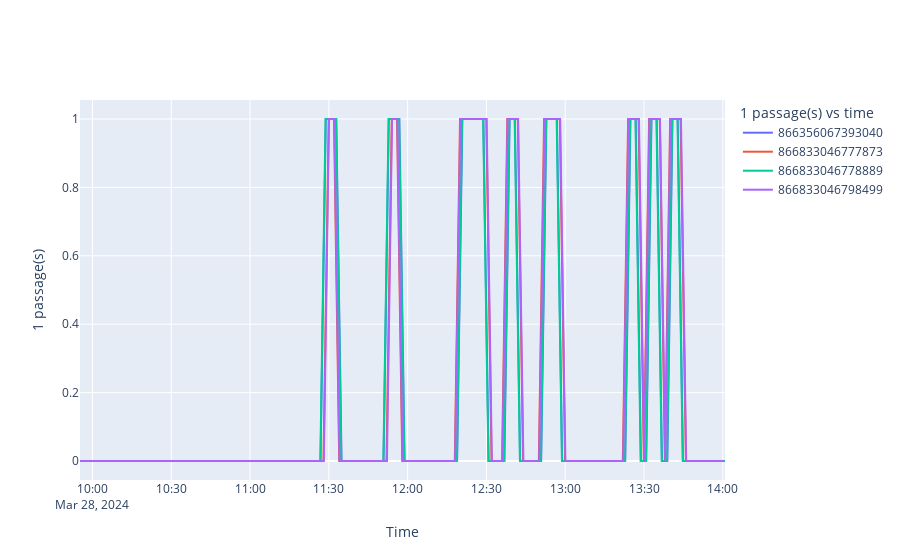

The cell this chart's notebook holds for it:
### Code cell
graphe_capteurs(indicateur="1 passage(s)",df=df_capteur_entreprise)
